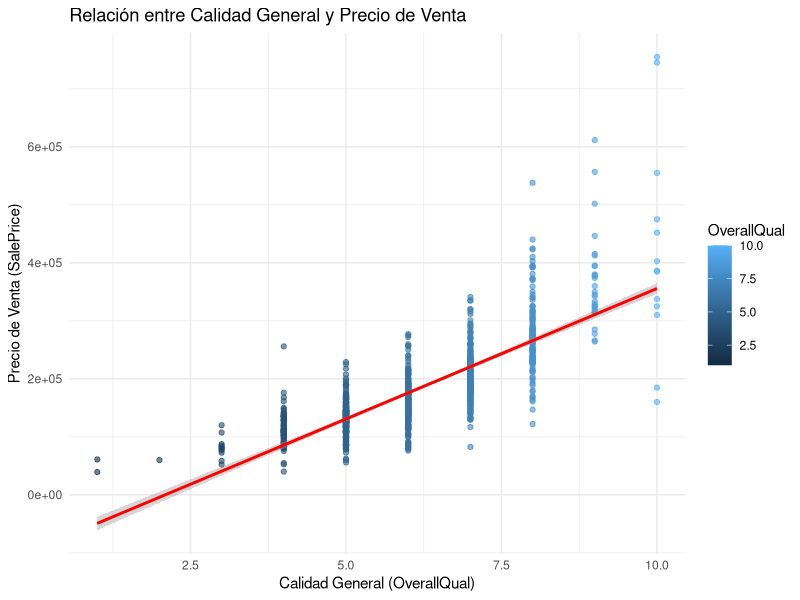

This chart was generated by the following R code:
## ---- chunk 1
knitr::opts_chunk$set(echo = TRUE)
## ---- chunk 2
library(readr)
library(kableExtra)
library(ggplot2)
library(reshape2)
library(knitr)
library(tidyr)
library(dplyr)
## ---- chunk 3
data <- read_csv("train_final.csv")
## ---- chunk 4
porcentaje_na <- sapply(data, function(x) sum(is.na(x)) / length(x)) * 100

columnas_a_eliminar <- names(porcentaje_na[porcentaje_na > 75])
print(columnas_a_eliminar)

data <- data[, !names(data) %in% columnas_a_eliminar]
## ---- chunk 5
modelo <- lm(SalePrice ~ OverallQual, data = data)

summary(modelo)

## ---- chunk 6
ggplot(data, aes(x = OverallQual, y = SalePrice)) +
  geom_point(aes(color = OverallQual), alpha = 0.6) + 
  geom_smooth(method = "lm", se = TRUE, color = "red") +
  labs(title = "Relación entre Calidad General y Precio de Venta",
       x = "Calidad General (OverallQual)",
       y = "Precio de Venta (SalePrice)") +
  theme_minimal()
